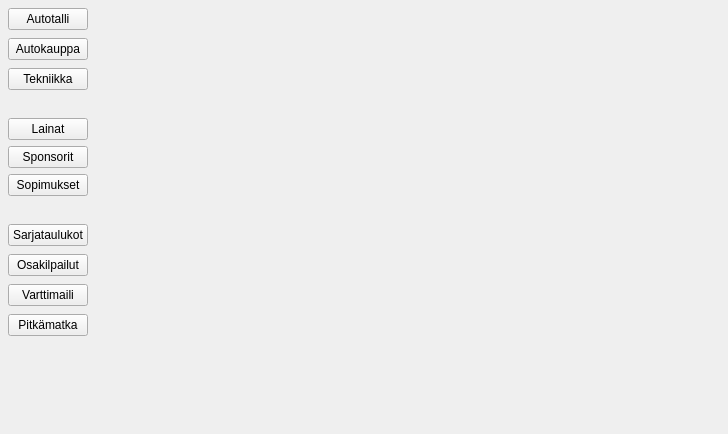
<?xml version="1.0" encoding="UTF-8"?>
<ui version="4.0">
 <class>GameMainMenu</class>
 <widget class="QWidget" name="GameMainMenu">
  <property name="geometry">
   <rect>
    <x>0</x>
    <y>0</y>
    <width>728</width>
    <height>434</height>
   </rect>
  </property>
  <property name="windowTitle">
   <string>Form</string>
  </property>
  <layout class="QHBoxLayout" name="horizontalLayout">
   <property name="spacing">
    <number>8</number>
   </property>
   <property name="margin">
    <number>8</number>
   </property>
   <item>
    <layout class="QVBoxLayout" name="verticalLayout_5">
     <property name="spacing">
      <number>8</number>
     </property>
     <property name="margin">
      <number>0</number>
     </property>
     <item>
      <layout class="QVBoxLayout" name="verticalLayout_6">
       <property name="spacing">
        <number>8</number>
       </property>
       <property name="leftMargin">
        <number>0</number>
       </property>
       <property name="topMargin">
        <number>0</number>
       </property>
       <item>
        <widget class="QPushButton" name="garageButton">
         <property name="text">
          <string>Autotalli</string>
         </property>
        </widget>
       </item>
       <item>
        <widget class="QPushButton" name="carShopButton">
         <property name="text">
          <string>Autokauppa</string>
         </property>
        </widget>
       </item>
       <item>
        <widget class="QPushButton" name="technicsButton">
         <property name="text">
          <string>Tekniikka</string>
         </property>
        </widget>
       </item>
      </layout>
     </item>
     <item>
      <spacer name="verticalSpacer_4">
       <property name="orientation">
        <enum>Qt::Vertical</enum>
       </property>
       <property name="sizeType">
        <enum>QSizePolicy::Fixed</enum>
       </property>
       <property name="sizeHint" stdset="0">
        <size>
         <width>20</width>
         <height>20</height>
        </size>
       </property>
      </spacer>
     </item>
     <item>
      <widget class="QWidget" name="financeButtons" native="true">
       <layout class="QVBoxLayout" name="verticalLayout_4">
        <property name="margin">
         <number>0</number>
        </property>
        <item>
         <widget class="QPushButton" name="loansButton">
          <property name="text">
           <string>Lainat</string>
          </property>
         </widget>
        </item>
        <item>
         <widget class="QPushButton" name="sponsorsButton">
          <property name="text">
           <string>Sponsorit</string>
          </property>
         </widget>
        </item>
        <item>
         <widget class="QPushButton" name="contractsButton">
          <property name="text">
           <string>Sopimukset</string>
          </property>
         </widget>
        </item>
       </layout>
      </widget>
     </item>
     <item>
      <spacer name="verticalSpacer_3">
       <property name="orientation">
        <enum>Qt::Vertical</enum>
       </property>
       <property name="sizeType">
        <enum>QSizePolicy::Fixed</enum>
       </property>
       <property name="sizeHint" stdset="0">
        <size>
         <width>20</width>
         <height>20</height>
        </size>
       </property>
      </spacer>
     </item>
     <item>
      <widget class="QWidget" name="raceButtons" native="true">
       <layout class="QVBoxLayout" name="verticalLayout_7">
        <property name="spacing">
         <number>8</number>
        </property>
        <property name="margin">
         <number>0</number>
        </property>
        <item>
         <widget class="QPushButton" name="scoresButton">
          <property name="text">
           <string>Sarjataulukot</string>
          </property>
         </widget>
        </item>
        <item>
         <widget class="QPushButton" name="tournamentsButton">
          <property name="text">
           <string>Osakilpailut</string>
          </property>
         </widget>
        </item>
        <item>
         <widget class="QPushButton" name="quarterMileButton">
          <property name="text">
           <string>Varttimaili</string>
          </property>
         </widget>
        </item>
        <item>
         <widget class="QPushButton" name="longRaceButton">
          <property name="text">
           <string>Pitkämatka</string>
          </property>
         </widget>
        </item>
       </layout>
      </widget>
     </item>
     <item>
      <spacer name="verticalSpacer_5">
       <property name="orientation">
        <enum>Qt::Vertical</enum>
       </property>
       <property name="sizeHint" stdset="0">
        <size>
         <width>20</width>
         <height>40</height>
        </size>
       </property>
      </spacer>
     </item>
    </layout>
   </item>
   <item>
    <spacer name="horizontalSpacer">
     <property name="orientation">
      <enum>Qt::Horizontal</enum>
     </property>
     <property name="sizeHint" stdset="0">
      <size>
       <width>40</width>
       <height>20</height>
      </size>
     </property>
    </spacer>
   </item>
  </layout>
 </widget>
 <resources/>
 <connections/>
</ui>
